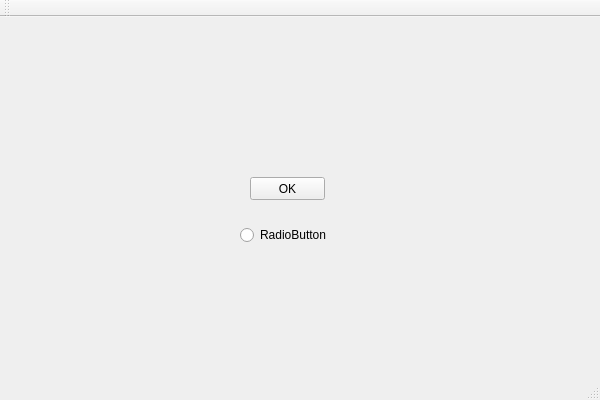
<?xml version="1.0" encoding="UTF-8"?>
<ui version="4.0">
 <class>HBTwithKIQtClass</class>
 <widget class="QMainWindow" name="HBTwithKIQtClass">
  <property name="geometry">
   <rect>
    <x>0</x>
    <y>0</y>
    <width>600</width>
    <height>400</height>
   </rect>
  </property>
  <property name="windowTitle">
   <string>HBTwithKIQt</string>
  </property>
  <widget class="QWidget" name="centralWidget">
   <widget class="QPushButton" name="pushButton">
    <property name="geometry">
     <rect>
      <x>250</x>
      <y>160</y>
      <width>75</width>
      <height>23</height>
     </rect>
    </property>
    <property name="text">
     <string>OK</string>
    </property>
   </widget>
   <widget class="QRadioButton" name="radioButton">
    <property name="geometry">
     <rect>
      <x>240</x>
      <y>210</y>
      <width>90</width>
      <height>16</height>
     </rect>
    </property>
    <property name="text">
     <string>RadioButton</string>
    </property>
   </widget>
  </widget>
  <widget class="QMenuBar" name="menuBar">
   <property name="geometry">
    <rect>
     <x>0</x>
     <y>0</y>
     <width>600</width>
     <height>21</height>
    </rect>
   </property>
  </widget>
  <widget class="QToolBar" name="mainToolBar">
   <attribute name="toolBarArea">
    <enum>TopToolBarArea</enum>
   </attribute>
   <attribute name="toolBarBreak">
    <bool>false</bool>
   </attribute>
  </widget>
  <widget class="QStatusBar" name="statusBar"/>
 </widget>
 <layoutdefault spacing="6" margin="11"/>
 <resources>
  <include location="HBTwithKIQt.qrc"/>
 </resources>
 <connections/>
</ui>
